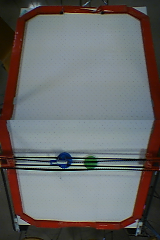
//> input picture camera/photodir/table.png, 160 x 240 px
$ ./fill_outside_frame   (built with g++ and OpenCV 4)
//> lines starting //> are read from the running program, lines starting //| are printed output that depends on the picture; after the words box and inside, x2 and y2 are one past the last pixel; in counts of white or black regions, pixels touching at a corner belong together
#include <opencv2/core/core.hpp>
#include <opencv2/imgproc/imgproc.hpp>
#include <opencv2/highgui/highgui.hpp>
#include <opencv/cv.h>
#include <opencv/highgui.h>
#include <time.h>
#include <stdio.h>

#define CAM_PIX_2HEIGHT (2 * CAM_PIX_HEIGHT)
#define CAM_PIX_WIDTH  160
#define CAM_PIX_HEIGHT 120

int main(int argc, char* argv[])
{
    IplImage *src_img, *dst_img;

    // 画像を読み込む
    if ((src_img = cvLoadImage ("camera/photodir/table.png", CV_LOAD_IMAGE_COLOR)) == 0)
        return -1;
//> src_img is the input picture: 240 rows x 160 cols, CV_8UC3; mean B, G, R 104.4, 104.4, 104.2

    cvNamedWindow ("Image", CV_WINDOW_AUTOSIZE);
    cvNamedWindow ("FillImage", CV_WINDOW_AUTOSIZE);
    CvPoint out_frame_robot[10];
    CvPoint out_frame_human[10];
	CvPoint upper_left_f, upper_left_g, upper_right_f, upper_right_g,
			lower_left_f, lower_left_g, lower_right_f, lower_right_g;
	CvPoint center_frame_left = cvPoint(11, CAM_PIX_HEIGHT);
	CvPoint center_frame_right = cvPoint(155, CAM_PIX_HEIGHT);

	out_frame_human[0] = upper_left_f = cvPoint(17, 28);
	out_frame_human[3] = upper_right_f = cvPoint(147, 26);
	out_frame_robot[0] = lower_left_f = cvPoint(15, 217);
	out_frame_robot[3] = lower_right_f =  cvPoint(145, 224);

	out_frame_human[1] = upper_left_g = cvPoint(39, 17);
	out_frame_human[2] = upper_right_g = cvPoint(126, 15);
	out_frame_robot[1] = lower_left_g =  cvPoint(39, 233);
	out_frame_robot[2] = lower_right_g = cvPoint(125, 233);

	out_frame_human[4] = center_frame_right;
	out_frame_human[5] = cvPoint(CAM_PIX_WIDTH, CAM_PIX_HEIGHT);
	out_frame_human[6] = cvPoint(CAM_PIX_WIDTH, 0);
	out_frame_human[7] = cvPoint(0, 0);
	out_frame_human[8] = cvPoint(0, CAM_PIX_HEIGHT);
	out_frame_human[9] = center_frame_left;

	out_frame_robot[4] = center_frame_right;
	out_frame_robot[5] = cvPoint(CAM_PIX_WIDTH, CAM_PIX_HEIGHT);
	out_frame_robot[6] = cvPoint(CAM_PIX_WIDTH, CAM_PIX_2HEIGHT);
	out_frame_robot[7] = cvPoint(0, CAM_PIX_2HEIGHT);
	out_frame_robot[8] = cvPoint(0, CAM_PIX_HEIGHT);
	out_frame_robot[9] = center_frame_left;

    cvLine(src_img, center_frame_left, center_frame_right, CV_RGB( 0, 255, 255 ));
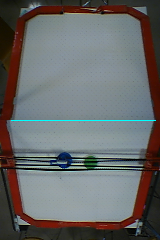
//> src_img: 240 rows x 160 cols, CV_8UC3; 0.38% of pixels changed, all inside (x1, y1, x2, y2) = (11, 120, 156, 121)
    dst_img = cvCreateImage(cvGetSize(src_img), IPL_DEPTH_8U, 3);
    cvCopy(src_img, dst_img);
    cvFillConvexPoly(dst_img, out_frame_human, 10, CV_RGB(0, 0, 0));
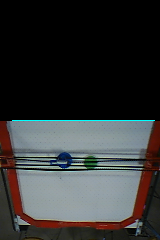
//> dst_img: 240 rows x 160 cols, CV_8UC3; mean B, G, R 52.5, 52.4, 51.5
    cvFillConvexPoly(dst_img, out_frame_robot, 10, CV_RGB(0, 0, 0));
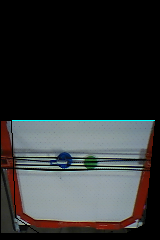
//> dst_img: 240 rows x 160 cols, CV_8UC3; 6.77% of pixels changed, all inside (x1, y1, x2, y2) = (0, 121, 160, 240)
    while(1) {
		cvShowImage ("Image", src_img);
        cvShowImage ("FillImage", dst_img);
        if(cv::waitKey(30) >= 0) {
//> the Esc key is pressed
            break;
        }
    }

    // 全てのウィンドウの削除
    cvDestroyAllWindows();

    cvReleaseImage(&src_img);

    return 0;
}

$ run again, with camera/photodir/cap1.png copied over camera/photodir/table.png
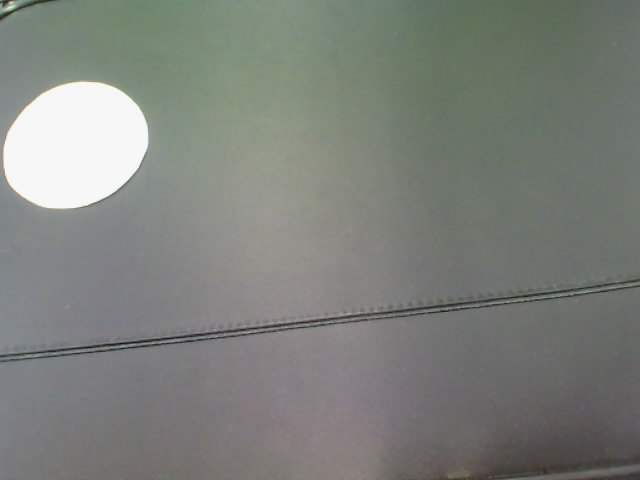
//> input picture camera/photodir/cap1.png, 640 x 480 px
//> src_img is the input picture: 480 rows x 640 cols, CV_8UC3; mean B, G, R 123.3, 128.7, 125.4
//> `cvLine(src_img, center_frame_left, center_frame_right, CV_RGB( 0, 255,..`:
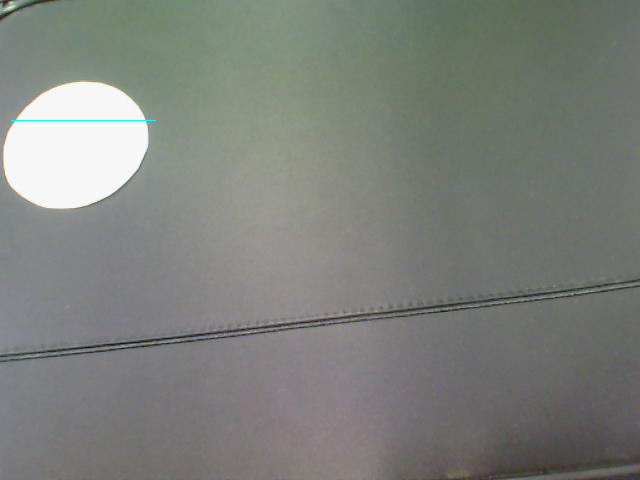
//> src_img: 480 rows x 640 cols, CV_8UC3; 145 pixels changed, all inside (x1, y1, x2, y2) = (11, 120, 156, 121)
//> `cvFillConvexPoly(dst_img, out_frame_robot, 10, CV_RGB(0, 0, 0));`:
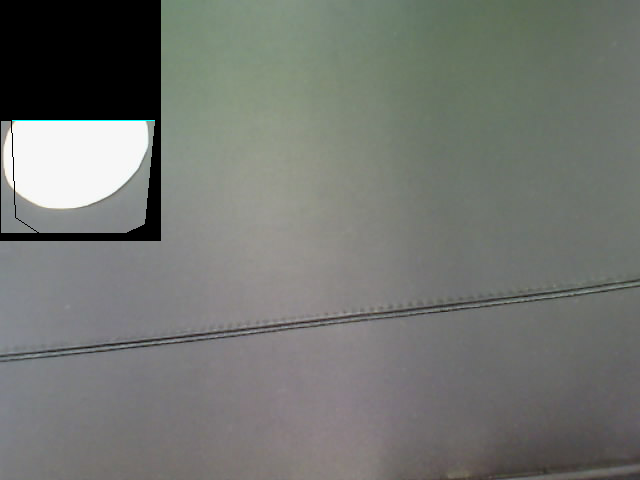
//> dst_img: 480 rows x 640 cols, CV_8UC3; mean B, G, R 112.9, 117.6, 114.9
